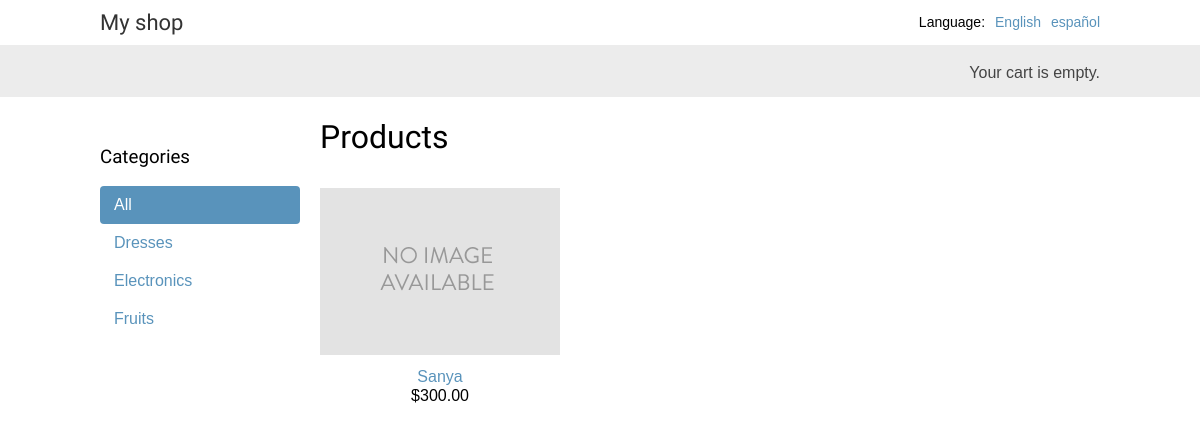
Before: / with the older database file.
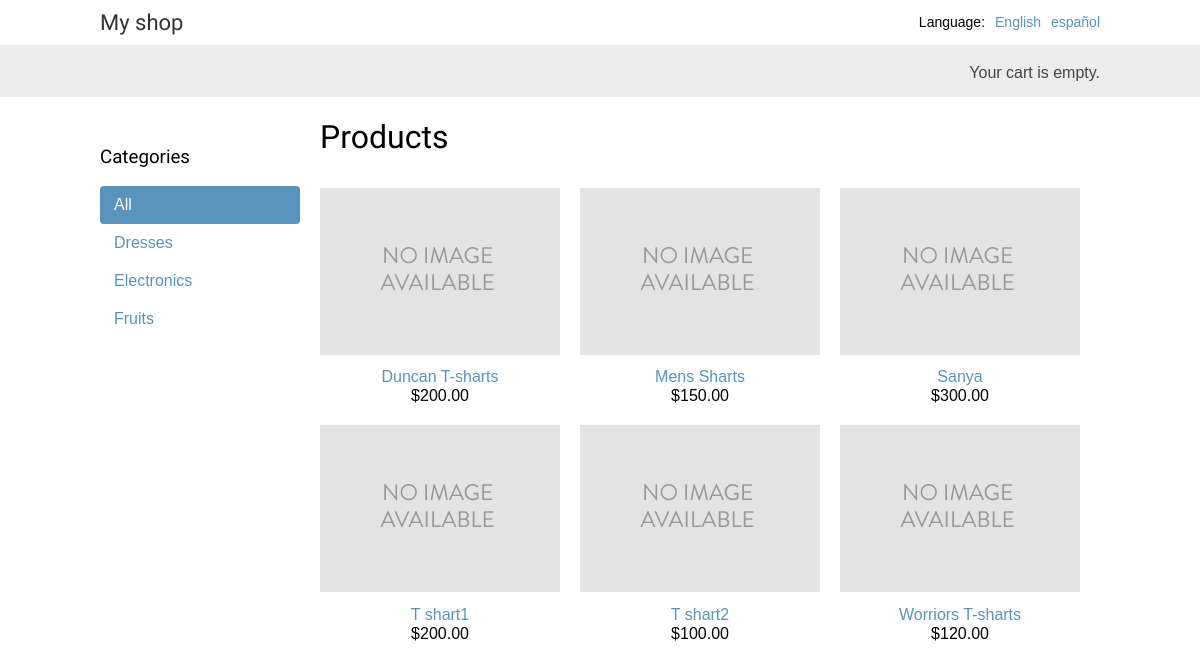
After: the same page with the newer database file.
### shop/models.py (models this page shows, shortened)
class Category(models.Model):
    name = models.CharField(max_length=200, db_index=True)
    slug = models.SlugField(max_length=200, unique=True)
    class Meta:
        ordering = ('name',)
        verbose_name = 'category'
        verbose_name_plural = 'categories'
    def get_absolute_url(self):
        return reverse('shop:product_list_by_category',args=[self.slug])

class Product(models.Model):
    category = models.ForeignKey(Category,related_name='products', on_delete=models.CASCADE)
    name = models.CharField(max_length=200,db_index=True)
    slug = models.SlugField(max_length=200, db_index=True)
    images = models.ImageField(upload_to='products/%Y/%m/%d', blank=True)
    description = models.TextField(blank=True)
    price = models.DecimalField(max_digits=10,decimal_places=2)
    available = models.BooleanField(default=True)
    created = models.DateTimeField(auto_now_add=True)
    updated = models.DateTimeField(auto_now_add=True)
    def get_absolute_url(self):
        return reverse('shop:product_detail',args=[self.id,self.slug])
    class Meta:
        ordering = ('name',)
        index_together = (('id','slug'),)

### shop/views.py (the view)
# urls.py: path('', views.product_list, name='product_list'),
def product_list(request,category_slug=None):
    category = None
    categories = Category.objects.all()
    products = Product.objects.filter(available=True)
    if category_slug:
        category = get_object_or_404(Category, slug=category_slug)
        products = products.filter(category=category)
    return render(request,'shop/product/list.html',{
    'category': category,
    'categories': categories,
    'products': products
    })

### cart/cart.py (called while the page is built)
    def __len__(self):
        return sum(item['quantity'] for item in self.cart.values())

### cart/context_processors.py (called while the page is built)
def cart(request):
    return {'cart': Cart(request)}

### shop/templates/shop/product/list.html (shortened to what this page needs)
{% extends "shop/base.html" %}
{% load i18n %}
{% load static %}
{% block content %}
  <div id="sidebar">
    <h3>{% trans "Categories" %}</h3>
    <ul>
      <li {% if not category %}class="selected"{% endif %}>
        <a href="{% url "shop:product_list" %}">{% trans "All" %}</a>
      </li>
      {% for c in categories %}
        <li {% if category.slug == c.slug %}class="selected"{% endif %}>
          <a href="{{ c.get_absolute_url }}">{{ c.name }}</a>
        </li>
      {% endfor %}
    </ul>
  </div>
  <div id="main" class="product-list">
    <h1>{% if category %}{{ category.name }}{% else %}{% trans "Products" %}{% endif %}</h1>
    {% for product in products %}
      <div class="item">
        <a href="{{ product.get_absolute_url }}">
          <img src="{% if product.image %}{{ product.image.url }}{% else %}{% static "img/no_image.png" %}{% endif %}">
        <a href="{{ product.get_absolute_url }}">{{ product.name }}</a><br>
        ${{ product.price }}
      </div>
    {% endfor %}
  </div>
{% endblock %}

### shop/templates/shop/base.html (shortened to what this page needs)
{% load i18n %}
{% load static %}
<!DOCTYPE html>
<html>
<head>
  <link href="{% static "css/base.css" %}" rel="stylesheet">
</head>
<body>
  <div id="header">
    <a href="/" class="logo">{% trans "My shop" %}</a>
    {% get_current_language as LANGUAGE_CODE %}
    {% get_available_languages as LANGUAGES %}
    {% get_language_info_list for LANGUAGES as languages %}
    <div class="languages">
      <p>{% trans "Language" %}:</p>
      <ul class="languages">
        {% for language in languages %}
          <li>
            <a href="/{{ language.code }}/" {% if language.code == LANGUAGE_CODE %} class="selected"{% endif %}>
              {{ language.name_local }}
            </a>
          </li>
        {% endfor %}
      </ul>
    </div>
  </div>
  <div id="subheader">
    <div class="cart">
      {% with total_items=cart|length %}
          {% if cart|length > 0 %}
            {% trans "Your cart" %}:
            <a href="{% url "cart:cart_detail" %}">
              {% blocktrans with total_items_plural=total_items|pluralize  total_price=cart.get_total_price %}
                {{ total_items }} item{{ total_items_plural }},
                ${{ total_price }}
              {% endblocktrans %}
            </a>
          {% else %}
            {% trans "Your cart is empty." %}
          {% endif %}
        {% endwith %}
    </div>
  </div>
  <div id="content">
    {% block content %}
    {% endblock %}
  </div>
</body>
</html>

### shop/static/css/base.css (style rules this page uses)
body { margin:0; padding:0; font-family:helvetica, sans-serif; }
h1, h2, h3, h4, h5 , h6 { font-family: 'Ubuntu', sans-serif; font-weight:normal; }
a { text-decoration:none; color:#5993bb; }
#header { padding:10px 100px; font-size:18px; overflow:auto; }
#subheader { background:#ececec; color:#444; padding:15px 100px; overflow:auto; }
#header .logo { font-family: 'Ubuntu', sans-serif; float:left; color:#333; font-size:22px; margin-right:10%; }
#subheader .cart { float:right; padding-top:4px; }
#content { padding:0 100px; overflow:hidden; }
#sidebar { width:200px; padding:30px 20px 0 0; float:left; }
#sidebar ul { margin:0; padding:0; }
#sidebar ul li { margin:0; list-style:none; padding:10px 14px; }
#sidebar ul li a { display:block; }
#sidebar ul li.selected { background:#5993bb; border-radius:4px; }
#sidebar ul li.selected a { color:#fff; }
#main { float:left; width: 96%; margin-right:-220px; overflow:hidden; }
.product-list .item { width:25%; padding:10px 20px 10px 0; float:left; text-align:center; line-height:1.2; }
.product-list .item img { width:100%; margin-bottom:8px; }
.languages { float:right; padding-top:4px; font-size:14px; }
.languages ul { list-style:none; margin:0; padding:0; float:left; }
.languages ul li { float:left; margin:0 0 0 10px; font-size:14px; }
.languages p { float:left; margin:0; }

Changed rows visible on the page:
added Product: name "Duncan T-sharts", price "200.00"
added Product: name "Mens Sharts", price "150.00"
added Product: name "T shart1", price "200.00"
added Product: name "T shart2", price "100.00"
added Product: name "Worriors T-sharts", price "120.00"
